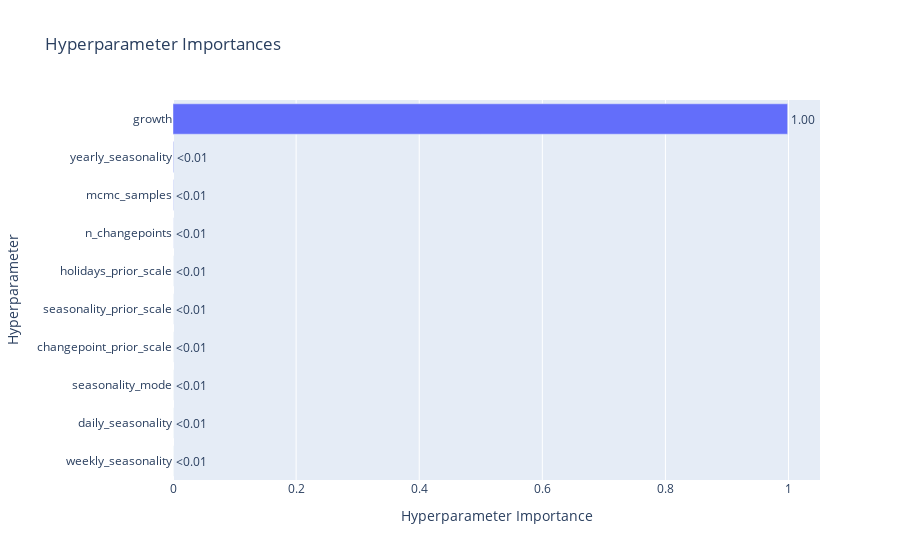

This figure's notebook cell:
### Code cell
plot_param_importances(study)

### Figure 1 — Plotly figure (JSON) as saved in the notebook; plotly's stock layout.template omitted (floating-point values rounded to 4 significant figures)
{"data": [{"cliponaxis": false, "hovertemplate": ["weekly_seasonality (CategoricalDistribution): 2.8788413566865655e-08<extra></extra>", "daily_seasonality (CategoricalDistribution): 2.9863088766143846e-07<extra></extra>", "seasonality_mode (CategoricalDistribution): 3.690198578153718e-06<extra></extra>", "changepoint_prior_scale (FloatDistribution): 2.159065331559279e-05<extra></extra>", "seasonality_prior_scale (FloatDistribution): 3.624448683116785e-05<extra></extra>", "holidays_prior_scale (FloatDistribution): 5.0836621412518935e-05<extra></extra>", "n_changepoints (IntDistribution): 0.00010917731456262801<extra></extra>", "mcmc_samples (IntDistribution): 0.00040716328716041246<extra></extra>", "yearly_seasonality (CategoricalDistribution): 0.000813050600768115<extra></extra>", "growth (CategoricalDistribution): 0.9985579194180703<extra></extra>"], "name": "Objective Value", "orientation": "h", "text": ["<0.01", "<0.01", "<0.01", "<0.01", "<0.01", "<0.01", "<0.01", "<0.01", "<0.01", "1.00"], "textposition": "outside", "type": "bar", "x": [2.879e-08, 2.986e-07, 3.69e-06, 2.159e-05, 3.624e-05, 5.084e-05, 0.0001092, 0.0004072, 0.0008131, 0.9986], "y": ["weekly_seasonality", "daily_seasonality", "seasonality_mode", "changepoint_prior_scale", "seasonality_prior_scale", "holidays_prior_scale", "n_changepoints", "mcmc_samples", "yearly_seasonality", "growth"]}], "layout": {"title": {"text": "Hyperparameter Importances"}, "xaxis": {"title": {"text": "Hyperparameter Importance"}}, "yaxis": {"title": {"text": "Hyperparameter"}}}}
